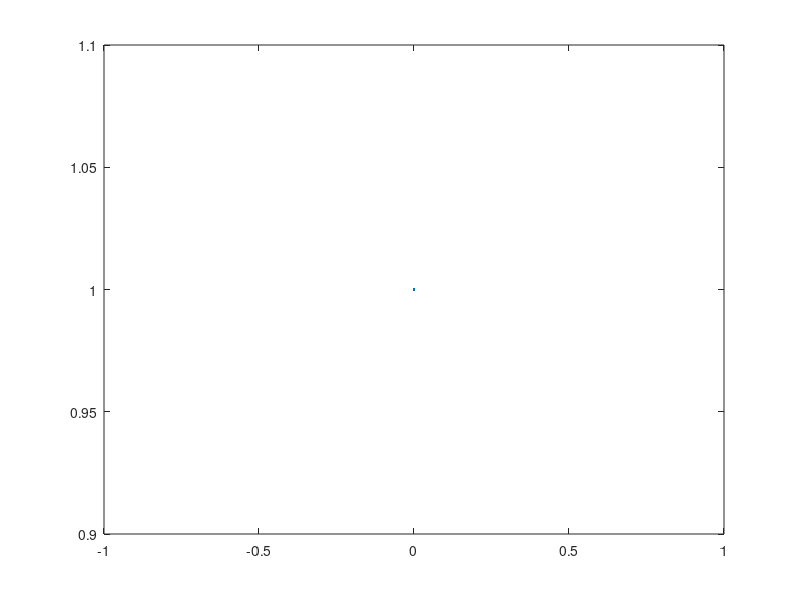

Reproduce this figure in MATLAB.
time = 0;
step = 1;
y = 1;
i = 1;


while time <= 4
   
   times(i) = time;
   separatey(i) = y;
   %disp(i);
   i = i + 1;
   %disp(['y = ', num2str(y)]);
   %disp(['t = ', num2str(time)]);
   functy = y*cos(2*time);
   %disp(['f(t,y) = ', num2str(functy)])
   functyh = functy * step;
   %disp(['f(t, y)h = ', num2str(functyh)]);
   y = y + functyh;
    %disp(['y = ', num2str(y)]);
   
   
   time = time + step;
   if (i == (2/step))
       disp(i);
       disp([newline, 'Final y = ', num2str(y)]);
       break
   end
end

disp(num2str(times));
plot(times, separatey);

